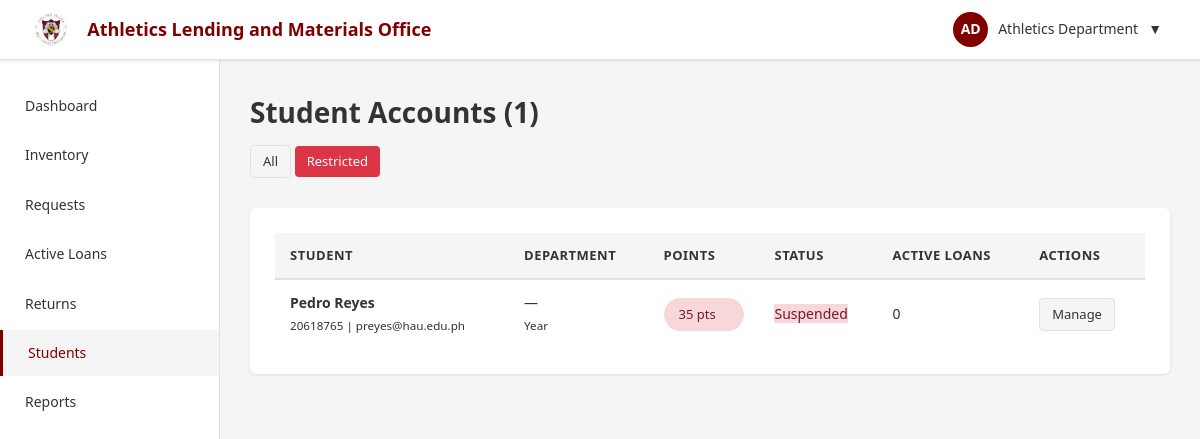
Page /admin/students.php?filter=restricted (signed in) on the committed database.
### tables this page shows
CREATE TABLE `users` (
  `user_id` int(11) NOT NULL,
  `student_id` varchar(20) NOT NULL,
  `first_name` varchar(50) NOT NULL,
  `last_name` varchar(50) NOT NULL,
  `email` varchar(100) NOT NULL,
  `password` varchar(255) NOT NULL,
  `phone` varchar(20) DEFAULT NULL,
  `department` varchar(100) DEFAULT NULL,
  `enrollment_date` date DEFAULT NULL,
  `role` enum('student','admin') DEFAULT 'student',
  `points` int(11) DEFAULT 100,
  `status` enum('active','suspended') DEFAULT 'active',
  `points_status` enum('good','warning','restricted') GENERATED ALWAYS AS (case when `points` >= 70 then 'good' when `points` >= 40 then 'warning' else 'restricted' end) VIRTUAL,
  `is_archived` tinyint(1) DEFAULT 0,
  `suspended_until` date DEFAULT NULL,
  `suspension_reason` text DEFAULT NULL,
  `created_at` timestamp NOT NULL DEFAULT current_timestamp(),
  `last_login` timestamp NULL DEFAULT NULL
);

### admin/students.php (the view, shortened to what this page needs)
<?php
require_once '../config/database.php';
$filter = $_GET['filter'] ?? 'all';
$where = $filter == 'restricted' ? "AND points_status = 'restricted'" : '';
$stmt = $pdo->query("
    SELECT u.*,
           (SELECT COUNT(*) FROM loans WHERE user_id = u.user_id AND status IN ('active','overdue')) as active_loans
    FROM users u
    WHERE role = 'student' $where
    ORDER BY u.last_name, u.first_name
");
$students = $stmt->fetchAll();
?>
<!DOCTYPE html>
<html>
<head>
    <link rel="stylesheet" href="../assets/css/style.css">
</head>
<body>
    <?php include '../includes/header.php'; ?>
    <?php include '../includes/nav.php'; ?>
    <div class="main-content">
        <div class="page-header">
            <h1 class="page-title">Student Accounts (<?php echo count($students); ?>)</h1>
            <div>
                <a href="students.php" class="btn btn-sm <?php echo $filter=='all'?'btn-primary':'btn-secondary'; ?>">All</a>
                <a href="students.php?filter=restricted" class="btn btn-sm <?php echo $filter=='restricted'?'btn-danger':'btn-secondary'; ?>">Restricted</a>
            </div>
        </div>
        <div class="card">
            <div class="card-body">
                <table class="table">
                    <thead><tr><th>Student</th><th>Department</th><th>Points</th><th>Status</th><th>Active Loans</th><th>Actions</th></tr></thead>
                    <tbody>
                        <?php foreach ($students as $s): ?>
                        <tr>
                            <td><strong><?php echo htmlspecialchars($s['first_name'].' '.$s['last_name']); ?></strong><br>
                                <small><?php echo $s['student_id']; ?> | <?php echo $s['email']; ?></small></td>
                            <td><?php echo htmlspecialchars($s['department']?:'—'); ?><br><small>Year <?php echo $s['year_level']; ?></small></td>
                            <td><span class="points-badge status-<?php echo $s['points_status']; ?>"><?php echo $s['points']; ?> pts</span></td>
                            <td><?php echo $s['status']=='suspended'?'<span class="badge-danger">Suspended</span>':'<span class="badge-success">Active</span>'; ?></td>
                            <td><?php echo $s['active_loans']; ?></td>
                            <td><button class="btn btn-sm btn-secondary" onclick="alert('Manage student ID: <?php echo $s['user_id']; ?>')">Manage</button></td>
                        </tr>
                        <?php endforeach; ?>
                    </tbody>
                </table>
            </div>
        </div>
    </div>
</body>
</html>

### assets/css/style.css (style rules this page uses)
:root { --hau-maroon: #800000; --hau-gold: #FFD700; --hau-dark-gold: #B8860B; --hau-maroon-dark: #660000; --hau-maroon-light: #a00000; --color-success: #28a745; --color-success-light: #d4edda; --color-warning: #ffc107; --color-warning-light: #fff3cd; --color-danger: #dc3545; --color-danger-light: #f8d7da; --color-info: #17a2b8; --color-info-light: #d1ecf1; --bg-primary: #ffffff; --bg-secondary: #f5f5f5; --bg-hover: #f0f0f0; --bg-dark: #2c3e50; --text-primary: #333333; --text-secondary: #666666; --text-light: #999999; --text-white: #ffffff; --border-color: #dee2e6; --border-light: #e9ecef; --shadow-sm: 0 1px 3px rgba(0,0,0,0.1); --shadow-md: 0 2px 6px rgba(0,0,0,0.15); --shadow-lg: 0 4px 12px rgba(0,0,0,0.2); --shadow-xl: 0 10px 40px rgba(0,0,0,0.3); --sidebar-width: 220px; --topnav-height: 60px; --content-max-width: 1400px; --transition: all 0.3s ease; --transition-fast: all 0.15s ease; --radius-sm: 4px; --radius-md: 6px; --radius-lg: 8px; --radius-full: 9999px; }
*, *::before, *::after { margin: 0; padding: 0; box-sizing: border-box; }
html { font-size: 16px; -webkit-font-smoothing: antialiased; -moz-osx-font-smoothing: grayscale; }
body { font-family: 'Segoe UI', Tahoma, Geneva, Verdana, sans-serif; font-size: 14px; line-height: 1.6; color: var(--text-primary); background-color: var(--bg-secondary); }
a { text-decoration: none; color: var(--hau-maroon); transition: var(--transition-fast); }
button { font-family: inherit; }
.points-badge { display: flex; align-items: center; gap: 8px; padding: 6px 15px; border-radius: var(--radius-full); font-weight: 500; font-size: 13px; transition: var(--transition-fast); }
.points-badge.status-restricted { background: var(--color-danger-light); color: #721c24; }
.main-content { margin-left: var(--sidebar-width); margin-top: var(--topnav-height); padding: 30px; min-height: calc(100vh - var(--topnav-height)); }
.page-header { margin-bottom: 30px; }
.page-title { font-size: 28px; font-weight: 600; color: var(--text-primary); margin-bottom: 10px; }
.card { background: var(--bg-primary); border-radius: var(--radius-md); box-shadow: var(--shadow-sm); margin-bottom: 25px; overflow: hidden; transition: var(--transition-fast); }
.card-body { padding: 25px; }
.status-badge.unavailable, .badge-danger { background: var(--color-danger-light); color: #721c24; }
.btn { display: inline-block; padding: 10px 20px; border: none; border-radius: var(--radius-sm); font-size: 14px; font-weight: 500; text-align: center; cursor: pointer; transition: var(--transition-fast); text-decoration: none; line-height: 1.5; }
.btn-secondary { background: var(--bg-secondary); color: var(--text-primary); border: 1px solid var(--border-color); }
.btn-danger { background: var(--color-danger); color: white; }
.btn-sm { padding: 6px 12px; font-size: 13px; }
.table { width: 100%; border-collapse: collapse; background: var(--bg-primary); }
.table thead { background: var(--bg-secondary); }
.table th { padding: 12px 15px; text-align: left; font-weight: 600; color: var(--text-primary); border-bottom: 2px solid var(--border-color); font-size: 13px; text-transform: uppercase; letter-spacing: 0.5px; }
.table td { padding: 12px 15px; border-bottom: 1px solid var(--border-light); vertical-align: middle; }
.table tbody tr:last-child td { border-bottom: none; }

### rows in the picture
users: first_name+last_name "Pedro Reyes", student "20618765", email "preyes@hau.edu.ph", department "—", points "35", status "Suspended", active_loans "0"

### other values in the picture
SITE_NAME "Athletics Lending and Materials Office"
$user_initials "AD"
$_SESSION['first_name'] . ' ' . $_SESSION['last_name'] "Athletics Department"
count($students) "1"
